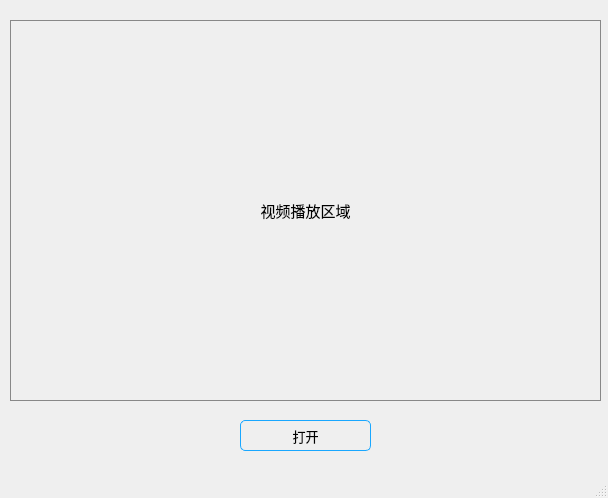
<?xml version="1.0" encoding="UTF-8"?>
<ui version="4.0">
 <class>MainWindow</class>
 <widget class="QMainWindow" name="MainWindow">
  <property name="geometry">
   <rect>
    <x>0</x>
    <y>0</y>
    <width>608</width>
    <height>498</height>
   </rect>
  </property>
  <property name="font">
   <font>
    <pointsize>10</pointsize>
   </font>
  </property>
  <property name="cursor">
   <cursorShape>ArrowCursor</cursorShape>
  </property>
  <property name="windowTitle">
   <string>videoplayer</string>
  </property>
  <widget class="QWidget" name="centralwidget">
   <widget class="QLabel" name="screen">
    <property name="geometry">
     <rect>
      <x>10</x>
      <y>20</y>
      <width>591</width>
      <height>381</height>
     </rect>
    </property>
    <property name="font">
     <font>
      <pointsize>11</pointsize>
     </font>
    </property>
    <property name="styleSheet">
     <string notr="true">border: 1px groove #888</string>
    </property>
    <property name="text">
     <string>视频播放区域</string>
    </property>
    <property name="alignment">
     <set>Qt::AlignCenter</set>
    </property>
   </widget>
   <widget class="QPushButton" name="btn_open">
    <property name="geometry">
     <rect>
      <x>240</x>
      <y>420</y>
      <width>131</width>
      <height>31</height>
     </rect>
    </property>
    <property name="sizePolicy">
     <sizepolicy hsizetype="Minimum" vsizetype="Expanding">
      <horstretch>0</horstretch>
      <verstretch>0</verstretch>
     </sizepolicy>
    </property>
    <property name="cursor">
     <cursorShape>PointingHandCursor</cursorShape>
    </property>
    <property name="styleSheet">
     <string notr="true">border: 1px solid rgb(25, 167, 255);
border-radius: 5px; </string>
    </property>
    <property name="text">
     <string>打开</string>
    </property>
    <property name="autoRepeatDelay">
     <number>309</number>
    </property>
   </widget>
  </widget>
  <widget class="QMenuBar" name="menubar">
   <property name="geometry">
    <rect>
     <x>0</x>
     <y>0</y>
     <width>608</width>
     <height>23</height>
    </rect>
   </property>
  </widget>
  <widget class="QStatusBar" name="statusbar"/>
 </widget>
 <resources/>
 <connections/>
</ui>
